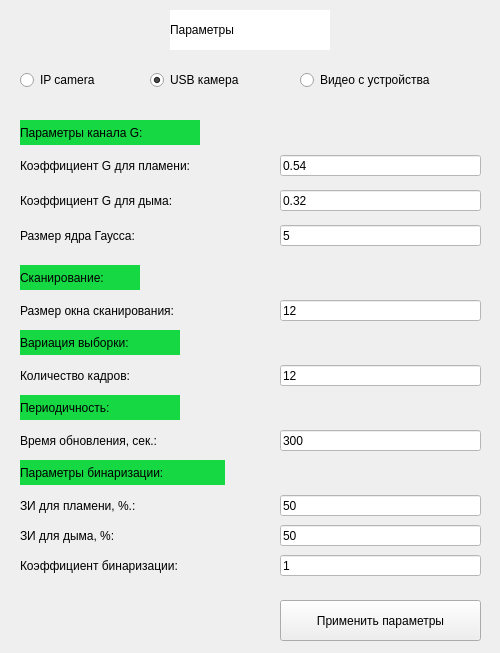
<?xml version="1.0" encoding="UTF-8"?>
<ui version="4.0">
 <class>Settings</class>
 <widget class="QWidget" name="Settings">
  <property name="geometry">
   <rect>
    <x>0</x>
    <y>0</y>
    <width>500</width>
    <height>653</height>
   </rect>
  </property>
  <property name="windowTitle">
   <string>Form</string>
  </property>
  <property name="styleSheet">
   <string notr="true"/>
  </property>
  <widget class="QLabel" name="label">
   <property name="geometry">
    <rect>
     <x>170</x>
     <y>10</y>
     <width>160</width>
     <height>40</height>
    </rect>
   </property>
   <property name="styleSheet">
    <string notr="true">color: rgb(0, 0, 0);
background-color: rgb(255, 255, 255);
font: 18pt &quot;MS Shell Dlg 2&quot;;</string>
   </property>
   <property name="text">
    <string>Параметры</string>
   </property>
  </widget>
  <widget class="QRadioButton" name="radioButton">
   <property name="enabled">
    <bool>true</bool>
   </property>
   <property name="geometry">
    <rect>
     <x>20</x>
     <y>70</y>
     <width>100</width>
     <height>20</height>
    </rect>
   </property>
   <property name="styleSheet">
    <string notr="true">font: 10pt &quot;MS Shell Dlg 2&quot;;
color: rgb(0, 0, 0);</string>
   </property>
   <property name="text">
    <string>IP camera</string>
   </property>
   <property name="checked">
    <bool>false</bool>
   </property>
  </widget>
  <widget class="QRadioButton" name="radioButton_2">
   <property name="enabled">
    <bool>true</bool>
   </property>
   <property name="geometry">
    <rect>
     <x>150</x>
     <y>70</y>
     <width>120</width>
     <height>20</height>
    </rect>
   </property>
   <property name="styleSheet">
    <string notr="true">color: rgb(0, 0, 0);
font: 10pt &quot;MS Shell Dlg 2&quot;;</string>
   </property>
   <property name="text">
    <string>USB камера</string>
   </property>
   <property name="checked">
    <bool>true</bool>
   </property>
  </widget>
  <widget class="QRadioButton" name="radioButton_3">
   <property name="enabled">
    <bool>true</bool>
   </property>
   <property name="geometry">
    <rect>
     <x>300</x>
     <y>70</y>
     <width>180</width>
     <height>20</height>
    </rect>
   </property>
   <property name="styleSheet">
    <string notr="true">color: rgb(0, 0, 0);
font: 10pt &quot;MS Shell Dlg 2&quot;;</string>
   </property>
   <property name="text">
    <string>Видео с устройства</string>
   </property>
  </widget>
  <widget class="QLabel" name="label_2">
   <property name="geometry">
    <rect>
     <x>20</x>
     <y>150</y>
     <width>240</width>
     <height>31</height>
    </rect>
   </property>
   <property name="styleSheet">
    <string notr="true">color: rgb(0, 0, 0);
font: 10pt &quot;MS Shell Dlg 2&quot;;</string>
   </property>
   <property name="text">
    <string>Коэффициент G для пламени:</string>
   </property>
  </widget>
  <widget class="QLineEdit" name="lineEdit">
   <property name="geometry">
    <rect>
     <x>280</x>
     <y>155</y>
     <width>201</width>
     <height>21</height>
    </rect>
   </property>
   <property name="styleSheet">
    <string notr="true">background-color: rgb(255, 255, 255);
font: 9pt &quot;MS Shell Dlg 2&quot;;
color: rgb(0, 0, 0);
border-color: rgb(0, 0, 0);</string>
   </property>
   <property name="text">
    <string>0.54</string>
   </property>
  </widget>
  <widget class="QLabel" name="label_3">
   <property name="geometry">
    <rect>
     <x>20</x>
     <y>120</y>
     <width>180</width>
     <height>25</height>
    </rect>
   </property>
   <property name="styleSheet">
    <string notr="true">font: 10pt &quot;MS Shell Dlg 2&quot;;
color: rgb(0, 0, 0);
background-color: rgb(22, 216, 67);</string>
   </property>
   <property name="text">
    <string>Параметры канала G:</string>
   </property>
  </widget>
  <widget class="QLineEdit" name="lineEdit_2">
   <property name="geometry">
    <rect>
     <x>280</x>
     <y>190</y>
     <width>201</width>
     <height>21</height>
    </rect>
   </property>
   <property name="styleSheet">
    <string notr="true">background-color: rgb(255, 255, 255);
font: 9pt &quot;MS Shell Dlg 2&quot;;
color: rgb(0, 0, 0);
border-color: rgb(0, 0, 0);</string>
   </property>
   <property name="text">
    <string>0.32</string>
   </property>
  </widget>
  <widget class="QLabel" name="label_4">
   <property name="geometry">
    <rect>
     <x>20</x>
     <y>185</y>
     <width>240</width>
     <height>31</height>
    </rect>
   </property>
   <property name="styleSheet">
    <string notr="true">color: rgb(0, 0, 0);
font: 10pt &quot;MS Shell Dlg 2&quot;;</string>
   </property>
   <property name="text">
    <string>Коэффициент G для дыма:</string>
   </property>
  </widget>
  <widget class="QLineEdit" name="lineEdit_3">
   <property name="geometry">
    <rect>
     <x>280</x>
     <y>225</y>
     <width>201</width>
     <height>21</height>
    </rect>
   </property>
   <property name="styleSheet">
    <string notr="true">background-color: rgb(255, 255, 255);
color: rgb(0, 0, 0);
font: 9pt &quot;MS Shell Dlg 2&quot;;
border-color: rgb(0, 0, 0);</string>
   </property>
   <property name="text">
    <string>5</string>
   </property>
  </widget>
  <widget class="QLabel" name="label_5">
   <property name="geometry">
    <rect>
     <x>20</x>
     <y>220</y>
     <width>240</width>
     <height>31</height>
    </rect>
   </property>
   <property name="styleSheet">
    <string notr="true">color: rgb(0, 0, 0);
font: 10pt &quot;MS Shell Dlg 2&quot;;</string>
   </property>
   <property name="text">
    <string>Размер ядра Гаусса:</string>
   </property>
  </widget>
  <widget class="QLabel" name="label_6">
   <property name="geometry">
    <rect>
     <x>20</x>
     <y>265</y>
     <width>120</width>
     <height>25</height>
    </rect>
   </property>
   <property name="styleSheet">
    <string notr="true">font: 10pt &quot;MS Shell Dlg 2&quot;;
color: rgb(0, 0, 0);
background-color: rgb(22, 216, 67);</string>
   </property>
   <property name="text">
    <string>Сканирование:</string>
   </property>
  </widget>
  <widget class="QLineEdit" name="lineEdit_4">
   <property name="geometry">
    <rect>
     <x>280</x>
     <y>300</y>
     <width>201</width>
     <height>21</height>
    </rect>
   </property>
   <property name="styleSheet">
    <string notr="true">background-color: rgb(255, 255, 255);
font: 9pt &quot;MS Shell Dlg 2&quot;;
color: rgb(0, 0, 0);
border-color: rgb(0, 0, 0);</string>
   </property>
   <property name="text">
    <string>12</string>
   </property>
  </widget>
  <widget class="QLabel" name="label_7">
   <property name="geometry">
    <rect>
     <x>20</x>
     <y>295</y>
     <width>240</width>
     <height>31</height>
    </rect>
   </property>
   <property name="styleSheet">
    <string notr="true">color: rgb(0, 0, 0);
font: 10pt &quot;MS Shell Dlg 2&quot;;</string>
   </property>
   <property name="text">
    <string>Размер окна сканирования:</string>
   </property>
  </widget>
  <widget class="QLabel" name="label_8">
   <property name="geometry">
    <rect>
     <x>20</x>
     <y>330</y>
     <width>160</width>
     <height>25</height>
    </rect>
   </property>
   <property name="styleSheet">
    <string notr="true">font: 10pt &quot;MS Shell Dlg 2&quot;;
color: rgb(0, 0, 0);
background-color: rgb(22, 216, 67);</string>
   </property>
   <property name="text">
    <string>Вариация выборки:</string>
   </property>
  </widget>
  <widget class="QLabel" name="label_9">
   <property name="geometry">
    <rect>
     <x>20</x>
     <y>360</y>
     <width>240</width>
     <height>31</height>
    </rect>
   </property>
   <property name="styleSheet">
    <string notr="true">color: rgb(0, 0, 0);
font: 10pt &quot;MS Shell Dlg 2&quot;;</string>
   </property>
   <property name="text">
    <string>Количество кадров:</string>
   </property>
  </widget>
  <widget class="QLineEdit" name="lineEdit_5">
   <property name="geometry">
    <rect>
     <x>280</x>
     <y>365</y>
     <width>201</width>
     <height>21</height>
    </rect>
   </property>
   <property name="styleSheet">
    <string notr="true">background-color: rgb(255, 255, 255);
font: 9pt &quot;MS Shell Dlg 2&quot;;
color: rgb(0, 0, 0);
border-color: rgb(0, 0, 0);</string>
   </property>
   <property name="text">
    <string>12</string>
   </property>
  </widget>
  <widget class="QLabel" name="label_10">
   <property name="geometry">
    <rect>
     <x>20</x>
     <y>425</y>
     <width>240</width>
     <height>31</height>
    </rect>
   </property>
   <property name="styleSheet">
    <string notr="true">color: rgb(0, 0, 0);
font: 10pt &quot;MS Shell Dlg 2&quot;;</string>
   </property>
   <property name="text">
    <string>Время обновления, сек.:</string>
   </property>
  </widget>
  <widget class="QLineEdit" name="lineEdit_6">
   <property name="geometry">
    <rect>
     <x>280</x>
     <y>430</y>
     <width>201</width>
     <height>21</height>
    </rect>
   </property>
   <property name="styleSheet">
    <string notr="true">background-color: rgb(255, 255, 255);
font: 9pt &quot;MS Shell Dlg 2&quot;;
color: rgb(0, 0, 0);
border-color: rgb(0, 0, 0);</string>
   </property>
   <property name="text">
    <string>300</string>
   </property>
  </widget>
  <widget class="QLabel" name="label_11">
   <property name="geometry">
    <rect>
     <x>20</x>
     <y>395</y>
     <width>160</width>
     <height>25</height>
    </rect>
   </property>
   <property name="styleSheet">
    <string notr="true">font: 10pt &quot;MS Shell Dlg 2&quot;;
color: rgb(0, 0, 0);
background-color: rgb(22, 216, 67);</string>
   </property>
   <property name="text">
    <string>Периодичность:</string>
   </property>
  </widget>
  <widget class="QLabel" name="label_12">
   <property name="geometry">
    <rect>
     <x>20</x>
     <y>460</y>
     <width>205</width>
     <height>25</height>
    </rect>
   </property>
   <property name="styleSheet">
    <string notr="true">font: 10pt &quot;MS Shell Dlg 2&quot;;
color: rgb(0, 0, 0);
background-color: rgb(22, 216, 67);</string>
   </property>
   <property name="text">
    <string>Параметры бинаризации:</string>
   </property>
  </widget>
  <widget class="QLineEdit" name="lineEdit_7">
   <property name="geometry">
    <rect>
     <x>280</x>
     <y>495</y>
     <width>201</width>
     <height>21</height>
    </rect>
   </property>
   <property name="styleSheet">
    <string notr="true">background-color: rgb(255, 255, 255);
font: 9pt &quot;MS Shell Dlg 2&quot;;
color: rgb(0, 0, 0);
border-color: rgb(0, 0, 0);</string>
   </property>
   <property name="text">
    <string>50</string>
   </property>
  </widget>
  <widget class="QLabel" name="label_13">
   <property name="geometry">
    <rect>
     <x>20</x>
     <y>490</y>
     <width>240</width>
     <height>31</height>
    </rect>
   </property>
   <property name="styleSheet">
    <string notr="true">color: rgb(0, 0, 0);
font: 10pt &quot;MS Shell Dlg 2&quot;;</string>
   </property>
   <property name="text">
    <string>ЗИ для пламени, %.:</string>
   </property>
  </widget>
  <widget class="QLineEdit" name="lineEdit_8">
   <property name="geometry">
    <rect>
     <x>280</x>
     <y>525</y>
     <width>201</width>
     <height>21</height>
    </rect>
   </property>
   <property name="styleSheet">
    <string notr="true">background-color: rgb(255, 255, 255);
font: 9pt &quot;MS Shell Dlg 2&quot;;
color: rgb(0, 0, 0);
border-color: rgb(0, 0, 0);</string>
   </property>
   <property name="text">
    <string>50</string>
   </property>
  </widget>
  <widget class="QLabel" name="label_14">
   <property name="geometry">
    <rect>
     <x>20</x>
     <y>520</y>
     <width>240</width>
     <height>31</height>
    </rect>
   </property>
   <property name="styleSheet">
    <string notr="true">color: rgb(0, 0, 0);
font: 10pt &quot;MS Shell Dlg 2&quot;;</string>
   </property>
   <property name="text">
    <string>ЗИ для дыма, %:</string>
   </property>
  </widget>
  <widget class="QLineEdit" name="lineEdit_9">
   <property name="geometry">
    <rect>
     <x>280</x>
     <y>555</y>
     <width>201</width>
     <height>21</height>
    </rect>
   </property>
   <property name="styleSheet">
    <string notr="true">background-color: rgb(255, 255, 255);
font: 9pt &quot;MS Shell Dlg 2&quot;;
color: rgb(0, 0, 0);
border-color: rgb(0, 0, 0);</string>
   </property>
   <property name="text">
    <string>1</string>
   </property>
  </widget>
  <widget class="QLabel" name="label_15">
   <property name="geometry">
    <rect>
     <x>20</x>
     <y>550</y>
     <width>240</width>
     <height>31</height>
    </rect>
   </property>
   <property name="styleSheet">
    <string notr="true">color: rgb(0, 0, 0);
font: 10pt &quot;MS Shell Dlg 2&quot;;</string>
   </property>
   <property name="text">
    <string>Коэффициент бинаризации:</string>
   </property>
  </widget>
  <widget class="QPushButton" name="pushButton">
   <property name="geometry">
    <rect>
     <x>280</x>
     <y>600</y>
     <width>201</width>
     <height>41</height>
    </rect>
   </property>
   <property name="text">
    <string>Применить параметры</string>
   </property>
  </widget>
 </widget>
 <resources/>
 <connections/>
</ui>
